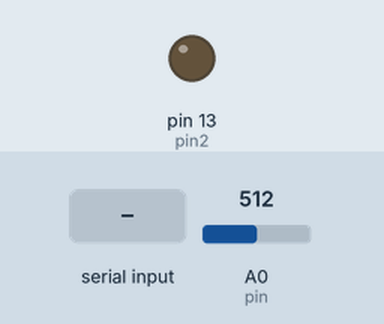
The sketch below on a simulated Arduino Uno, built with avr-gcc and run on an emulated ATmega328P. On the bench: output pins drawn as LEDs (lit = HIGH). Inputs (shaded band) come from the test bench; at power-on: A0 (pin) = 512. What the sketch prints to the serial monitor is not drawn.

Above: at 1.2 s.
1.3 s: "1" received over Serial
At 2.1 s:
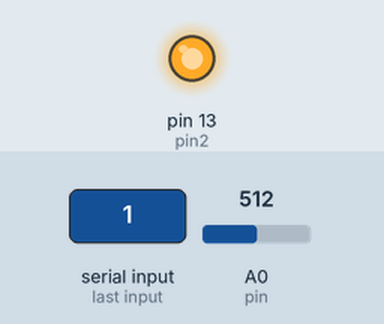
2.8 s: "0" received over Serial
At 3.4 s:
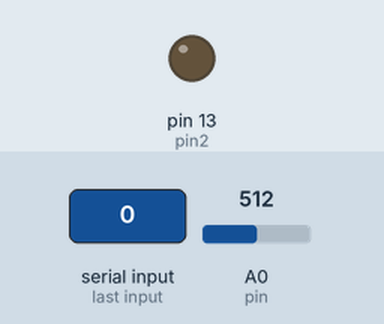
Timing chart, 0 to 5.8 s (numbered marks = the images above; inputs shaded):
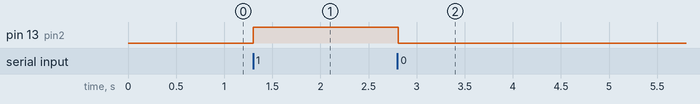

The sketch:

unity_access3.ino
```cpp
int  pin  = 0;
int  pin2 = 13;
char data;
int  val;

void setup() {
  Serial.begin(115200);
  pinMode(pin2, OUTPUT);
}

void loop()
{
  if ( Serial.available()  > 0 ) {   // 受信データがあるか？
    data = Serial.read();            // 1文字だけ読み込む
    if (data == '1') {
      digitalWrite(pin2, HIGH);
    }else if(data == '0'){
      digitalWrite(pin2, LOW);
    }
    while(Serial.available())Serial.read(); //受信データバッファをクリア
  }
  val = analogRead(pin);//CdSの電圧値を読み取る
  Serial.print(val);
  Serial.println();
  delay(100);
}
```

Measured:
- after the input at 1.3 s, pin 13 (pin2): LOW → HIGH at once
- after the input at 2.8 s, pin 13 (pin2): HIGH → LOW at once
